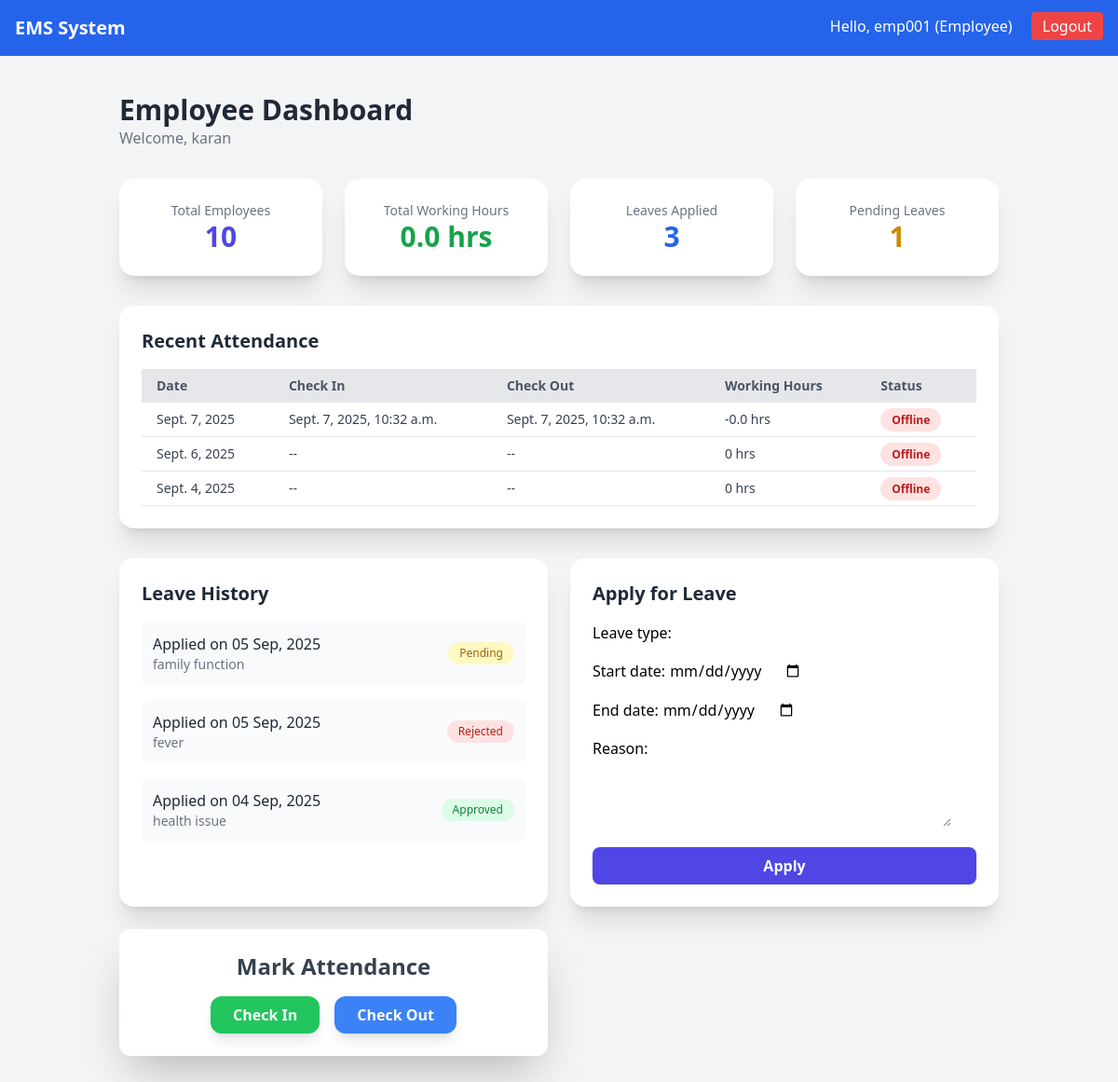
/employee-dashboard/ (signed in), run on the app's committed database.
### emp/models.py (models this page shows, shortened)
class CustomUser(AbstractUser):
    ROLE_CHOICES = (
        ('Admin', 'Admin'),
        ('HR', 'HR'),
        ('Employee', 'Employee'),
        ('Intern', 'Intern'),
    )
    role = models.CharField(max_length=20, choices=ROLE_CHOICES, default='Employee')
    class Meta:
        db_table = 'emp_customuser'
    groups = models.ManyToManyField(
        Group,
        related_name="custom_users",
        blank=True,
        help_text="The groups this user belongs to.",
        verbose_name="groups"
    )
    user_permissions = models.ManyToManyField(
        Permission,
        related_name="custom_user_permissions",
        blank=True,
        help_text="Specific permissions for this user.",
        verbose_name="user permissions"
    )

class Employee(models.Model):
    user = models.OneToOneField(settings.AUTH_USER_MODEL,on_delete=models.CASCADE,null=True , blank=True)
    name = models.CharField(max_length=100)
    email = models.EmailField(unique=True)
    department = models.CharField(max_length=50)
    salary = models.DecimalField(max_digits=10,decimal_places=2)
    ROLE_CHOICES = (
        ('Employee','Employee'),
        ('Intern','Intern'),
        ('HR','HR'),
        ('Admin','Admin'),
    )
    role = models.CharField(max_length=20,choices=ROLE_CHOICES)
    is_online = models.BooleanField(default=False)
    last_heartbeat = models.DateTimeField(null=True,blank=True)

class Attendance(models.Model):
    employee = models.ForeignKey(Employee,on_delete=models.CASCADE)
    date = models.DateField(auto_now_add=True)#Attendance ki date
    check_in = models.DateTimeField(null=True,blank=True) #check_in time
    check_out = models.DateTimeField(null=True,blank=True) #check_out time
    total_hours = models.FloatField(default=0)
    def working_hours(self):
        if self.check_in and self.check_out:
            diff = self.check_out -self.check_in
            hours = diff.total_seconds() / 3600
            return round(hours, 2)  # 2 decimal places
        return 0
    @property
    def is_online(self):
        return self.check_in is not None and self.check_out is None

class LeaveRequest(models.Model):
    employee = models.ForeignKey(Employee, on_delete=models.CASCADE)   # jisne request dali
    start_date = models.DateField()
    end_date = models.DateField()
    reason = models.TextField()
    leave_type = models.CharField(max_length=50)
    STATUS_CHOICES = [
        ('Pending', 'Pending'),
        ('Approved', 'Approved'),
        ('Rejected', 'Rejected'),
    ]
    status = models.CharField(max_length=10, choices=STATUS_CHOICES, default='Pending')
    applied_on = models.DateTimeField(auto_now_add=True)

### emp/views.py (the view)
        def wrapper(request, *args, **kwargs):
            if not request.user.is_authenticated:
                return redirect('login')
            if request.user.role.lower() != role.lower():
                return redirect('login')
            return view_func(request, *args, **kwargs)

### emp/forms.py
class LeaveRequestForm(forms.ModelForm):
    class Meta:
        model = LeaveRequest
        exclude = ['employee','status']
        fields = ['leave_type','start_date','end_date','reason', 'status']
        widgets = {
            'start_date': forms.DateInput(attrs={'type':'date'}),
            'end_date': forms.DateInput(attrs={'type':'date'}),
            'reason': forms.Textarea(attrs={'rows':3}),
            'status': forms.Select(attrs={'class':'form-input'}),
        }

### emp/views.py (called while the page is built)
def role_required(role):
    def decorator(view_func):
        def wrapper(request, *args, **kwargs):
            if not request.user.is_authenticated:
                return redirect('login')
            if request.user.role.lower() != role.lower():
                return redirect('login')
            return view_func(request, *args, **kwargs)
        return wrapper
    return decorator

### emp/templates/emp/employee_dashboard.html (shortened to what this page needs)
{% extends "emp/base.html" %}
{% block content %}
<div class="p-6 bg-gray-100 min-h-screen">
  <div class="mb-8">
    <h1 class="text-3xl font-bold text-gray-800">Employee Dashboard</h1>
    <p class="text-gray-500">Welcome, {{ employee.name }}</p>
  </div>
  <div class="grid grid-cols-1 md:grid-cols-4 gap-6 mb-8">
    <div class="bg-white shadow-xl rounded-2xl p-6 text-center hover:shadow-2xl transition">
      <h4 class="text-gray-500 text-sm">Total Employees</h4>
      <p class="text-3xl font-bold text-indigo-600">{{ total_employees }}</p>
    </div>
    <div class="bg-white shadow-xl rounded-2xl p-6 text-center hover:shadow-2xl transition">
      <h4 class="text-gray-500 text-sm">Total Working Hours</h4>
      <p class="text-3xl font-bold text-green-600">{{ total_hours }} hrs</p>
    </div>
    <div class="bg-white shadow-xl rounded-2xl p-6 text-center hover:shadow-2xl transition">
      <h4 class="text-gray-500 text-sm">Leaves Applied</h4>
      <p class="text-3xl font-bold text-blue-600">{{ total_leaves }}</p>
    </div>
    <div class="bg-white shadow-xl rounded-2xl p-6 text-center hover:shadow-2xl transition">
      <h4 class="text-gray-500 text-sm">Pending Leaves</h4>
      <p class="text-3xl font-bold text-yellow-600">{{ pending_leaves }}</p>
    </div>
  </div>
  <div class="bg-white shadow-xl rounded-2xl p-6 mb-8">
    <h2 class="text-xl font-semibold text-gray-800 mb-4">Recent Attendance</h2>
    <div class="overflow-x-auto">
      <table class="w-full text-sm text-left text-gray-700">
        <thead class="bg-gray-200 text-gray-600">
          <tr>
            <th class="px-4 py-2">Date</th>
            <th class="px-4 py-2">Check In</th>
            <th class="px-4 py-2">Check Out</th>
            <th class="px-4 py-2">Working Hours</th>
            <th class="px-4 py-2">Status</th>
          </tr>
        </thead>
        <tbody>
          {% for att in attendance %}
          <tr class="border-b hover:bg-gray-50">
            <td class="px-4 py-2">{{ att.date }}</td>
            <td class="px-4 py-2">{{ att.check_in|default:"--" }}</td>
            <td class="px-4 py-2">{{ att.check_out|default:"--" }}</td>
            <td class="px-4 py-2">{{ att.working_hours }} hrs</td>
            <td class="px-4 py-2">
              {% if att.is_online %}
              <span class="px-3 py-1 text-xs rounded-full bg-green-100 text-green-700 font-semibold">Online</span>
              {% else %}
              <span class="px-3 py-1 text-xs rounded-full bg-red-100 text-red-700 font-semibold">Offline</span>
              {% endif %}
            </td>
          </tr>
          {% empty %}
          <tr>
            <td colspan="5" class="text-center py-4 text-gray-500">No attendance records found.</td>
          </tr>
          {% endfor %}
        </tbody>
      </table>
    </div>
  </div>
  <div class="grid grid-cols-1 md:grid-cols-2 gap-6">
    <div class="bg-white shadow-xl rounded-2xl p-6">
      <h2 class="text-xl font-semibold text-gray-800 mb-4">Leave History</h2>
      <ul class="space-y-4">
        {% for leave in leaves %}
        <li class="flex items-center justify-between bg-gray-50 p-3 rounded-lg">
          <div>
            <p class="font-medium text-gray-800">Applied on {{ leave.applied_on|date:"d M, Y" }}</p>
            <p class="text-gray-500 text-sm">{{ leave.reason }}</p>
          </div>
          <span
            class="px-3 py-1 text-xs rounded-full
              {% if leave.status == 'Approved' %} bg-green-100 text-green-700
              {% elif leave.status == 'Rejected' %} bg-red-100 text-red-700
              {% else %} bg-yellow-100 text-yellow-700 {% endif %}">
            {{ leave.status }}
          </span>
        </li>
        {% empty %}
        <p class="text-gray-500">No leaves applied.</p>
        {% endfor %}
      </ul>
    </div>
    <div class="bg-white shadow-xl rounded-2xl p-6">
      <h2 class="text-xl font-semibold text-gray-800 mb-4">Apply for Leave</h2>
      <form method="POST" class="space-y-4">
        {{ form.as_p }}
        <button type="submit"
          class="w-full py-2 px-4 bg-indigo-600 hover:bg-indigo-700 text-white font-semibold rounded-lg shadow">
          Apply
        </button>
      </form>
    </div>
    <div class="bg-white shadow-2xl rounded-xl p-6 flex flex-col items-center">
  <h3 class="text-2xl font-semibold text-gray-700 mb-4">Mark Attendance</h3>
  <div class="flex space-x-4">
    <a href="{% url 'check_in' %}"
       class="bg-green-500 hover:bg-green-600 text-white font-semibold py-2 px-6 rounded-xl shadow-lg transition-all duration-300">
       Check In
    </a>
    <a href="{% url 'check_out' %}"
       class="bg-blue-500 hover:bg-blue-600 text-white font-semibold py-2 px-6 rounded-xl shadow-lg transition-all duration-300">
       Check Out
    </a>
  </div>
</div>
  </div>
</div>
{% endblock %}

### emp/templates/emp/base.html (shortened to what this page needs)
<!DOCTYPE html>
<html lang="en">
<head>
    <script src="https://cdn.tailwindcss.com"></script>
</head>
<body class="bg-gray-100 min-h-screen">
<nav class="bg-blue-600 text-white p-4 flex justify-between">
    <span class="font-bold text-xl">EMS System</span>
    {% if request.user.is_authenticated %}
        <div>
            <span class="mr-4">Hello, {{ request.user.username }} ({{ request.user.role }})</span>
            <a href="{% url 'logout_view' %}" class="bg-red-500 px-3 py-1 rounded hover:bg-red-600">Logout</a>
        </div>
    {% endif %}
</nav>
<div class="container mx-auto p-4">
    {% block content %}
    {% endblock %}
</div>
</body>
</html>

### data on the page
CustomUser: user.username "emp001", user.role "Employee"
Employee: name "karan"
Attendance: date "Sept. 7, 2025", check_in "Sept. 7, 2025, 10:32 a.m.", check_out "Sept. 7, 2025, 10:32 a.m.", working_hours "-0.0", shows "Offline"
Attendance: date "Sept. 6, 2025", check_in "--", check_out "--", working_hours "0", shows "Offline"
Attendance: date "Sept. 4, 2025", check_in "--", check_out "--", working_hours "0", shows "Offline"
LeaveRequest: applied_on "05 Sep, 2025", reason "family function", status "Pending"
LeaveRequest: applied_on "05 Sep, 2025", reason "fever", status "Rejected"
LeaveRequest: applied_on "04 Sep, 2025", reason "health issue", status "Approved"

### other printed values
{{ total_employees }} "10"
{{ total_hours }} "0.0"
{{ total_leaves }} "3"
{{ pending_leaves }} "1"
